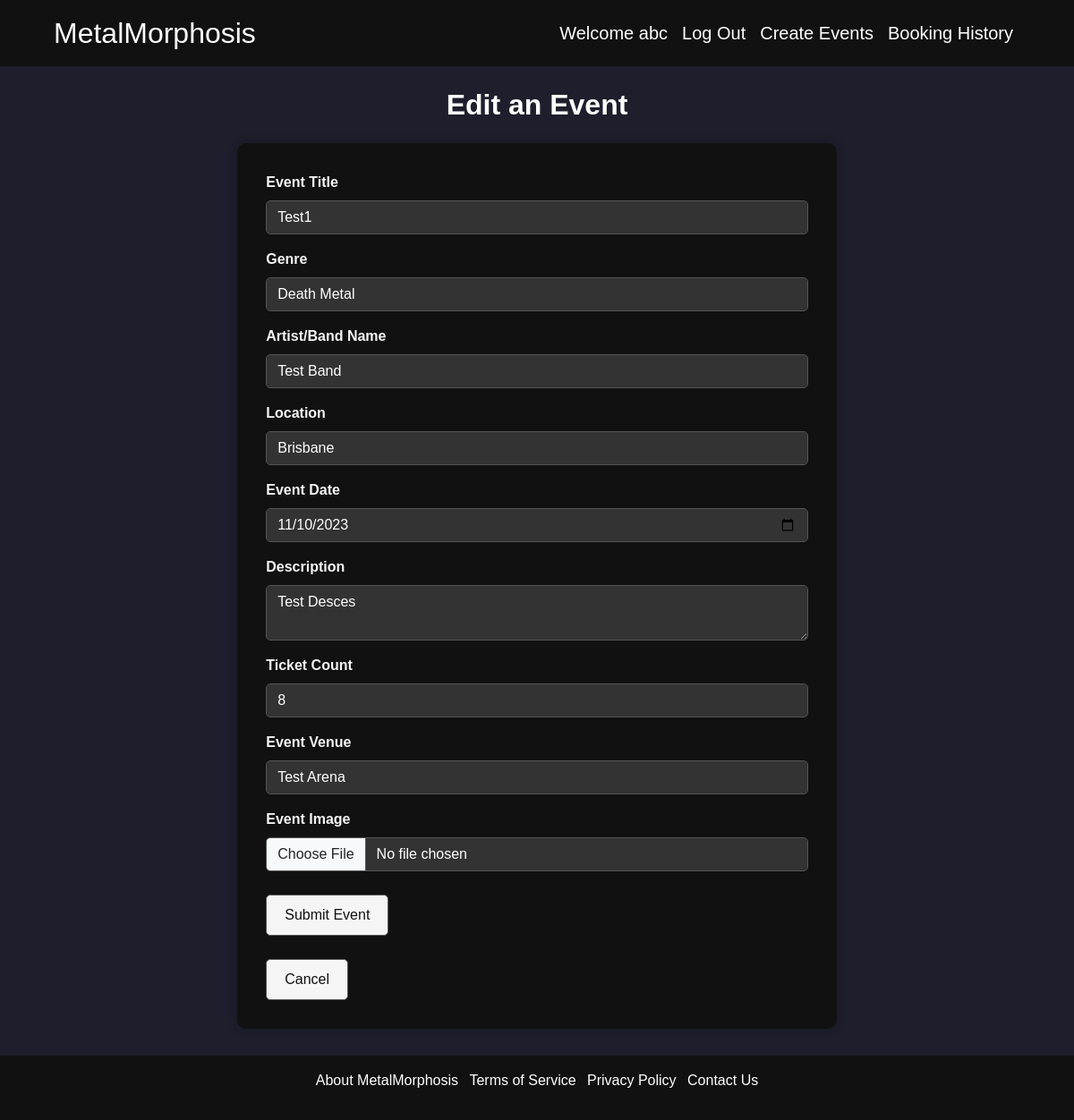
The app's page /events/edit/1 (signed in) with its own data.
### website/models.py (models this page shows, shortened)
class User(db.Model, UserMixin):
    __tablename__ = 'users'
    id = db.Column(db.Integer, primary_key=True)
    name = db.Column(db.String(100), index=True, unique=True, nullable=False)
    emailid = db.Column(db.String(100), index=True, nullable=False)
    password_hash = db.Column(db.String(255), nullable=False)
    comments = db.relationship('Comment', backref='user')
    bookings = db.relationship('Booking', backref='user')

class Event(db.Model):
    __tablename__ = 'events'
    id = db.Column(db.Integer, primary_key=True)
    title = db.Column(db.String(100), nullable=False)
    genre = db.Column(db.String(50))
    artist_or_band = db.Column(db.String(150))
    location = db.Column(db.String(200))
    event_date = db.Column(db.DateTime, nullable=False)
    description = db.Column(db.String(500))
    ticket_count = db.Column(db.Integer, nullable=False)
    venue = db.Column(db.String(200))
    status = db.Column(db.String(50), nullable=False, default='Open')
    comments = db.relationship('Comment', backref='event', lazy=True)
    creator_id = db.Column(db.Integer, db.ForeignKey('users.id'))
    image_path = db.Column(db.String(2000))

### website/events.py (the view, shortened to what this page needs)
@eventsbp.route('/edit/<int:id>', methods=['GET', 'POST'])
@login_required
def edit_event(id):
    event = Event.query.get_or_404(id)
    if current_user.id != event.creator_id:
        flash("You do not have permission to edit this event.", "danger")
        return redirect(url_for('events.show', id=id))
    form = EventForm(obj=event)
    return render_template('events/edit.html', form=form, event=event)

### website/forms.py
class EventForm(FlaskForm):
    title = StringField('Event Title', validators=[InputRequired()])
    genre = StringField('Genre')
    artist_or_band = StringField('Artist/Band Name', validators=[InputRequired()])
    location = StringField('Location', validators=[InputRequired()])
    event_date = DateField('Event Date', format='%Y-%m-%d', validators=[InputRequired()])
    description = TextAreaField('Description', validators=[InputRequired(), Length(max=500)])
    ticket_count = IntegerField('Ticket Count', validators=[InputRequired(), NumberRange(min=1, max=None, message=None)])
    venue = StringField('Event Venue', validators=[InputRequired()])
    image = FileField('Event Image', validators=[
        FileRequired(message='Image cannot be empty'),
        FileAllowed(ALLOWED_FILE, message='Only supports PNG, JPG, png, jpg')
    ])
    submit = SubmitField("Submit Event")

### website/templates/events/edit.html
{% extends 'base.html' %}
{% block header %}
<link rel="stylesheet" href="{{ url_for('static', filename='style/create-event.css') }}">
{% endblock %}
{% from 'bootstrap5/form.html' import render_form %}
{% block content %}
<main>
    <div class="container mt-4">
        <h2 class="text-center">Edit an Event</h2>
        <div class="event-form">
            <form method="post" action="{{ url_for('events.edit_event', id=event.id) }}" enctype="multipart/form-data">
                {{ render_form(form) }}
                <div class="form-group">
                    <a href="{{ url_for('events.show', id=event.id) }}" class="btn btn-secondary">Cancel</a>
                </div>
            </form>
        </div>
    </div>
</main>
{% endblock %}

### website/templates/base.html (shortened to what this page needs)
<html>
<head>
    <link href="https://cdn.jsdelivr.net/npm/bootstrap@5.3.2/dist/css/bootstrap.min.css" rel="stylesheet"
>
    <link rel="stylesheet" href="static/style/index.css">
</head>
<body>
    <header>
        <nav class="navbar navbar-expand-sm">
            <div class="container-fluid">
                <a href="/" class="navbar-brand ms-5 fs-2">MetalMorphosis</a>
                <div class="collapse navbar-collapse pe-5" id="navbarSupportedContent">
                    <div class="navbar-nav ms-auto fs-5">
                        {% if current_user.is_authenticated %}
                        <a class="nav-item nav-link disabled text-muted" href="#">Welcome {{current_user.name}}</a>
                        <a class="nav-item nav-link" href="{{ url_for('auth.logout') }}">Log Out</a>
                        {% else %}
                        <a class="nav-item nav-link" href="{{ url_for('auth.register') }}">Register</a>
                        <a class="nav-item nav-link" href="{{ url_for('auth.login') }}">Log In</a>
                        {% endif %}
                        <a class="nav-item nav-link" href="{{ url_for('events.create') }}">Create Events</a>
                        <a class="nav-item nav-link" href="{{ url_for('main.user_booking_history') }}">Booking
                            History</a>
                    </div>
                </div>
            </div>
        </nav>
        {% block header %}
        {% endblock %}
    </header>
    <main role="main">
        {% block content %}{% endblock %}
    </main>
    <footer class="text-center py-3">
        <div class="container">
            <ul class="list-inline">
                <li class="list-inline-item"><a href="#">About MetalMorphosis</a></li>
                <li class="list-inline-item"><a href="#">Terms of Service</a></li>
                <li class="list-inline-item"><a href="#">Privacy Policy</a></li>
                <li class="list-inline-item"><a href="#">Contact Us</a></li>
            </ul>
        </div>
    </footer>
</body>
</html>

### website/static/style/create-event.css (style rules this page uses)
.event-form { max-width: 60%; margin: 0 auto; padding: 2rem; background-color: var(--primary-dark); border-radius: 10px; box-shadow: 0px 0px 15px rgba(0, 0, 0, 0.2); color: var(--primary-light); }
.event-form label { font-weight: 600; margin-bottom: 0.5rem; color: var(--secondary-light); }
.event-form .form-control, .event-form .form-select { border-radius: 5px; border: 1px solid var(--accent); background-color: var(--secondary-dark); color: var(--primary-light); transition: border-color 0.3s ease, background-color 0.3s ease; }
.event-form .form-control::placeholder { color: var(--accent); opacity: 0.8; }

### website/static/style/global-styles.css (style rules this page uses)
:root { --primary-dark: #111; --primary-light: #fff; --secondary-dark: #333; --secondary-light: #f5f5f5; --accent: #555; --background: #1e1e2c; }
body { font-family: 'Arial', sans-serif; background-color: var(--background); margin: 0; color: var(--primary-dark); }
a { color: var(--primary-dark); text-decoration: none; }
h1, h2 { margin-bottom: 1.5rem; font-weight: 600; color: var(--primary-light); }
.container.mt-4 { padding-bottom: 30px; }
.btn { background-color: var(--secondary-light); color: var(--primary-dark); border: 1px solid var(--accent); transition: background-color 0.3s ease, color 0.3s ease, border-color 0.3s ease; padding: 10px 20px; margin-top: 10px; border-radius: 5px; }
header { background-color: var(--primary-dark); }
.navbar-brand, .nav-link { color: var(--primary-light) !important; transition: color 0.2s; }
footer { background-color: var(--primary-dark); }
footer a { color: var(--primary-light) !important; transition: color 0.2s; }

### example/static/style/global-styles.css (style rules this page uses)
:root { --primary-dark: #111; --primary-light: #fff; --secondary-dark: #333; --secondary-light: #f5f5f5; --accent: #555; --background: #1e1e2c; }
body { font-family: 'Arial', sans-serif; background-color: var(--background); margin: 0; color: var(--primary-dark); }
a { color: var(--primary-dark); text-decoration: none; }
h1, h2 { margin-bottom: 1.5rem; font-weight: 600; color: var(--primary-light); }
.container.mt-4 { padding-bottom: 30px; }
.btn { background-color: var(--secondary-light); color: var(--primary-dark); border: 1px solid var(--accent); transition: background-color 0.3s ease, color 0.3s ease, border-color 0.3s ease; padding: 10px 20px; margin-top: 10px; border-radius: 5px; }
header { background-color: var(--primary-dark); }
.navbar-brand, .nav-link { color: var(--primary-light) !important; transition: color 0.2s; }
footer { background-color: var(--primary-dark); }
footer a { color: var(--primary-light) !important; transition: color 0.2s; }

### records on screen
User: name "abc"
Event: title "Test1", genre "Death Metal", artist_or_band "Test Band", location "Brisbane", event_date "11/10/2023", description "Test Desces", ticket_count "8", venue "Test Arena"
